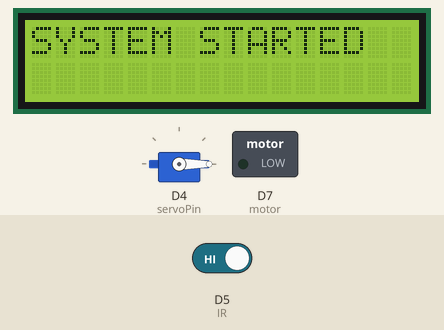
Simulated run of this sketch. Board: ESP8266 (NodeMCU). On the bench: servo, 16×2 character LCD, switched loads named in the sketch (green lamp = pin HIGH). The test bench sets the inputs (shaded band); at power-on: D5 (IR) HIGH. The audio player accepts every command and is not drawn; what the sketch prints to the serial monitor is not drawn.

Above: at 0.6 s.
At 3.7 s:
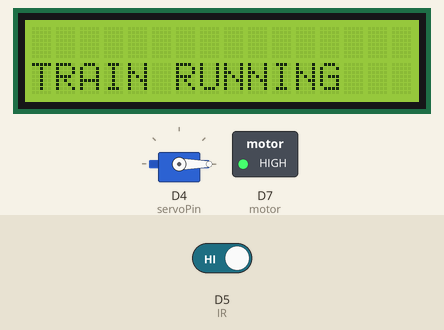
3.8 s: D5 (IR) driven LOW
At 4.5 s:
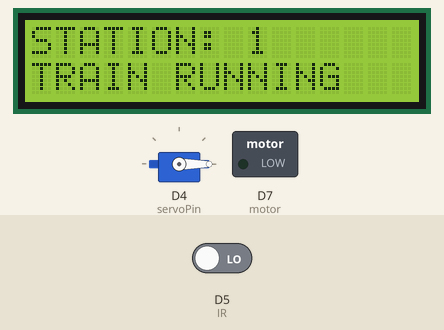
At 6.3 s:
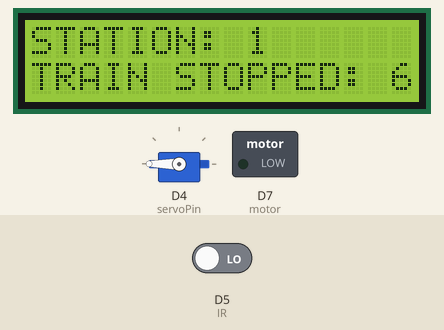
Timing chart, 0 to 24.8 s (numbered marks = the images above; inputs shaded):
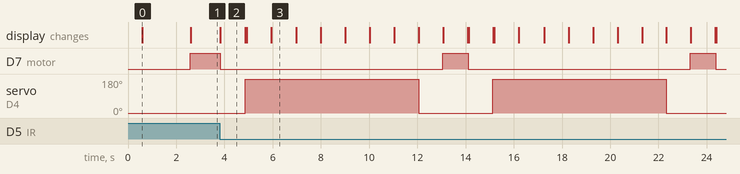

Measured:
- after the input at 3.8 s, D7 (motor): alternates HIGH for 1.0 s and LOW for 9.2 s, starting at once; servo on D4 (servoPin): alternates 180° for 7.2 s and 0° for 3.1 s, starting after 1.1 s; the display: changes at once (image 2)
- what the display in image 0 shows lasts 2.0 s, from 0.6 s to 2.6 s
- what the display in image 2 shows lasts 1.1 s, from 3.8 s to 4.9 s

The sketch:

AdvanceTrainCouchIRsensorServo_dfminiplayer.ino
```cpp
#include <Wire.h>
#include <LiquidCrystal_I2C.h>
#include <Servo.h>
#include "Arduino.h"
#include "DFRobotDFPlayerMini.h"

DFRobotDFPlayerMini myDFPlayer;

// Initialize the LCD with the I2C address (usually 0x27 or 0x3F)
LiquidCrystal_I2C lcd(0x27, 16, 2);
Servo myServo;  // Create a Servo object

//connect df mini players tx to rx and rx to tx of nodemcu (remove them while program uploading)
//d1 and d2 connected to lcd
int servoPin = D4;  // Digital pin connected to the servo
int IR = D5;
int motor = D7;
int runflag = 0;

int station = 1;

void setup()
{
  Serial.begin(9600);
  myServo.attach(servoPin); // Attach servo to the servoPin
  myServo.write(0); // Initialize servo to 0 degrees
  pinMode(IR, INPUT);
  pinMode(motor, OUTPUT);

  lcd.begin();
  lcd.backlight();
  if (!myDFPlayer.begin(Serial))
  {  // Initialize DFPlayer
    Serial.println("DFPlayer Mini not detected!");
    while (true);  // Stop execution if DFPlayer is not found
    lcd.print("DF PLAYER ERROR");
  }

  Serial.println("DFPlayer Mini ready.");
  myDFPlayer.volume(30);  // Set volume (0 to 30)

  Serial.println("System started");
  lcd.setCursor(0, 0);
  lcd.print("SYSTEM STARTED");
  delay(2000);
  lcd.clear();
}

void loop()
{
  int IR_value = digitalRead(IR);

  if (IR_value == 0)
  {
    Serial.println("Obstacle detected");
    lcd.setCursor(0, 0);
    lcd.print("STATION: ");
    lcd.print(station);

    digitalWrite(motor, LOW); // Stop the motor
    myDFPlayer.play(6);
    delay(1000);
    myServo.write(180);
    Serial.println("Train stopped");
    lcd.setCursor(0, 1);
    lcd.print("TRAIN STOPPED");
    station = station+1; // Increment the station number
    switch(station)
    {
      case 1:
      myDFPlayer.play(1);
      break;
      case 2:
      myDFPlayer.play(2);
      break;
      case 3:
      myDFPlayer.play(3);
      break;
      case 4:
      myDFPlayer.play(4);
      break;
      case 5:
      myDFPlayer.play(5);
      break;
    }
    // Countdown timer
    for (int i = 7; i > 0; i--)
    {
        lcd.setCursor(0, 1);
        lcd.print("TRAIN STOPPED: ");
        lcd.print(i);
        lcd.print(" s");
        if(i==6)
        {
          myDFPlayer.play(7);
        }
        delay(1000);
    }
    if (station > 4)
    {
      station = 1; // Reset to station 1 after 4
    }
    runflag = 1;
  }

  if (runflag == 1)
  {
    lcd.clear();
    myServo.write(0);
    delay(1000);
    digitalWrite(motor, HIGH); // Start the motor
    Serial.println("Train started");
    lcd.setCursor(0, 1);
    lcd.print("TRAIN STARTED");
    delay(1000);
    lcd.clear();
    runflag = 0;
  }

  // Continue running the motor if no obstacle
  digitalWrite(motor, HIGH);
  Serial.println("Train running");
  lcd.setCursor(0, 1);
  lcd.print("TRAIN RUNNING");
  delay(10);
}
```
